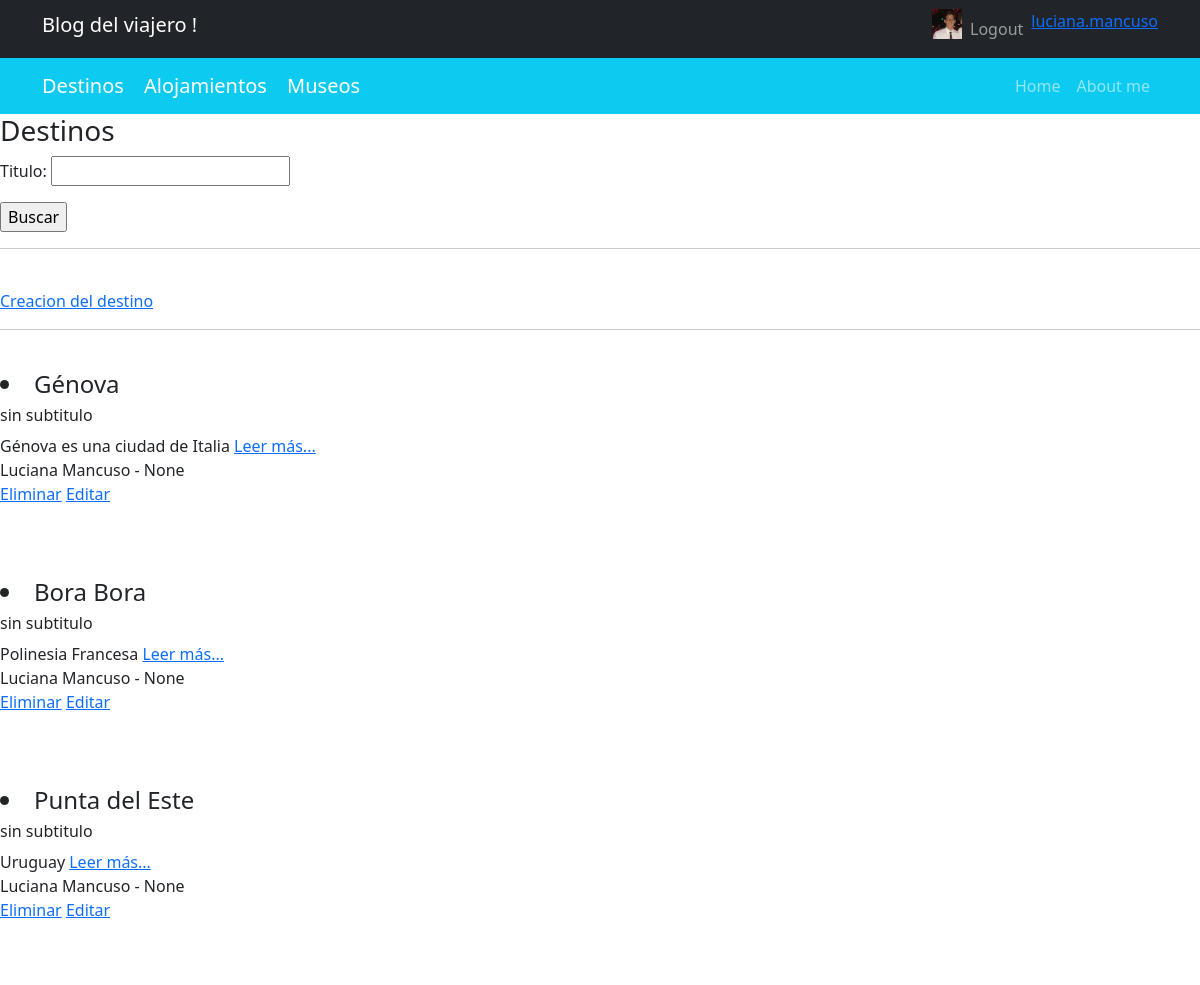
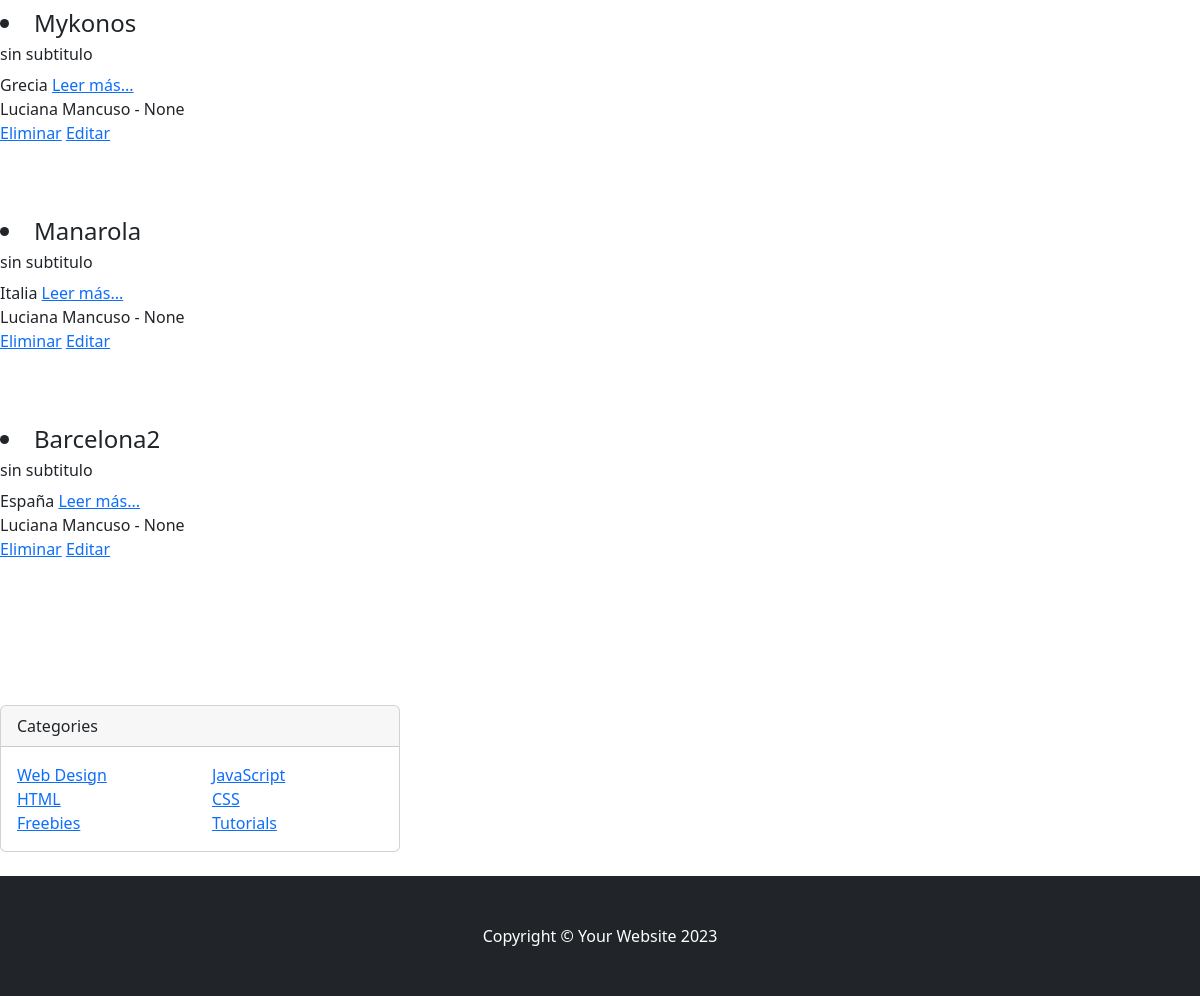
The app's page /blog/destinos/ (signed in), older data (2 pictures, top to bottom).
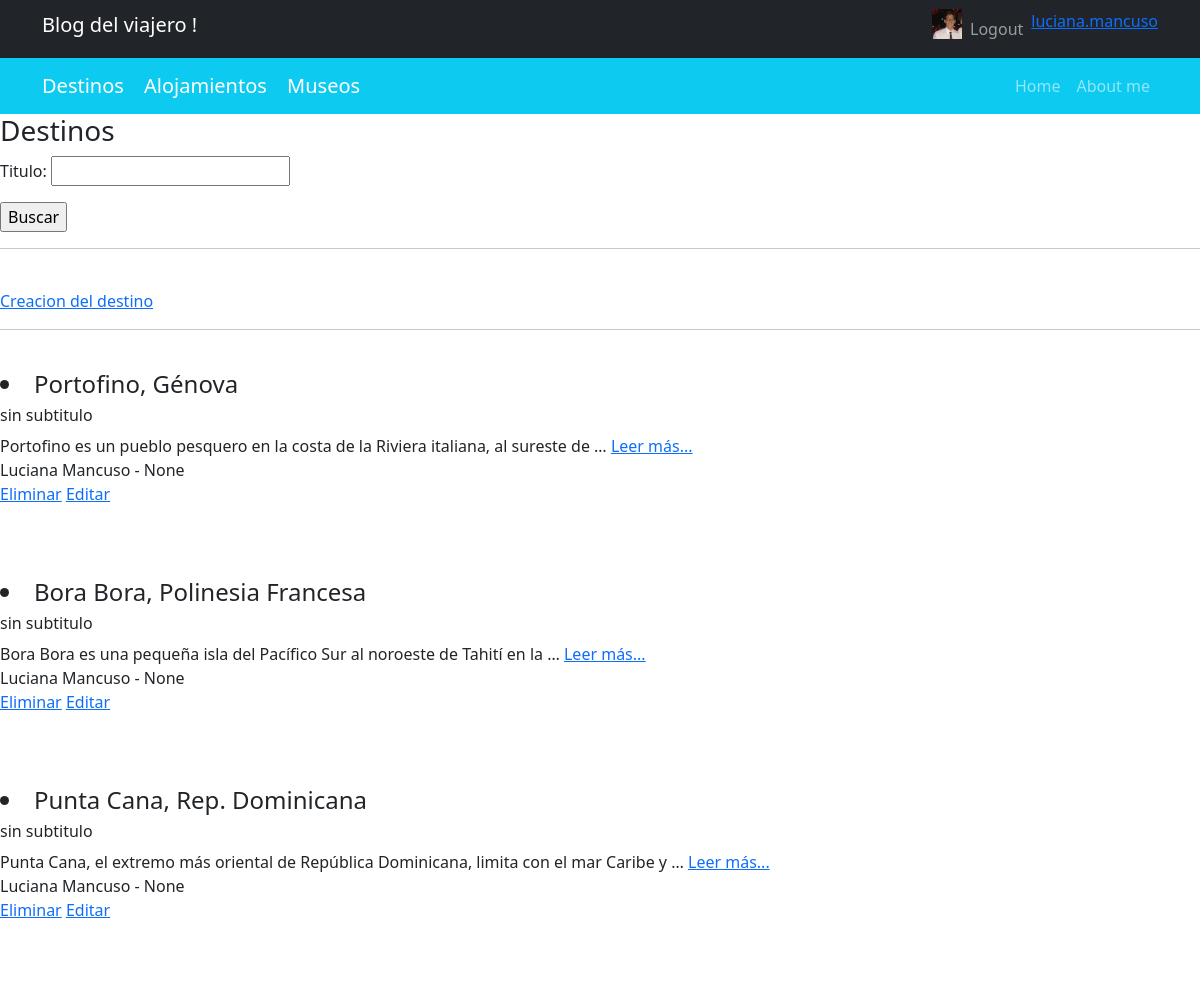
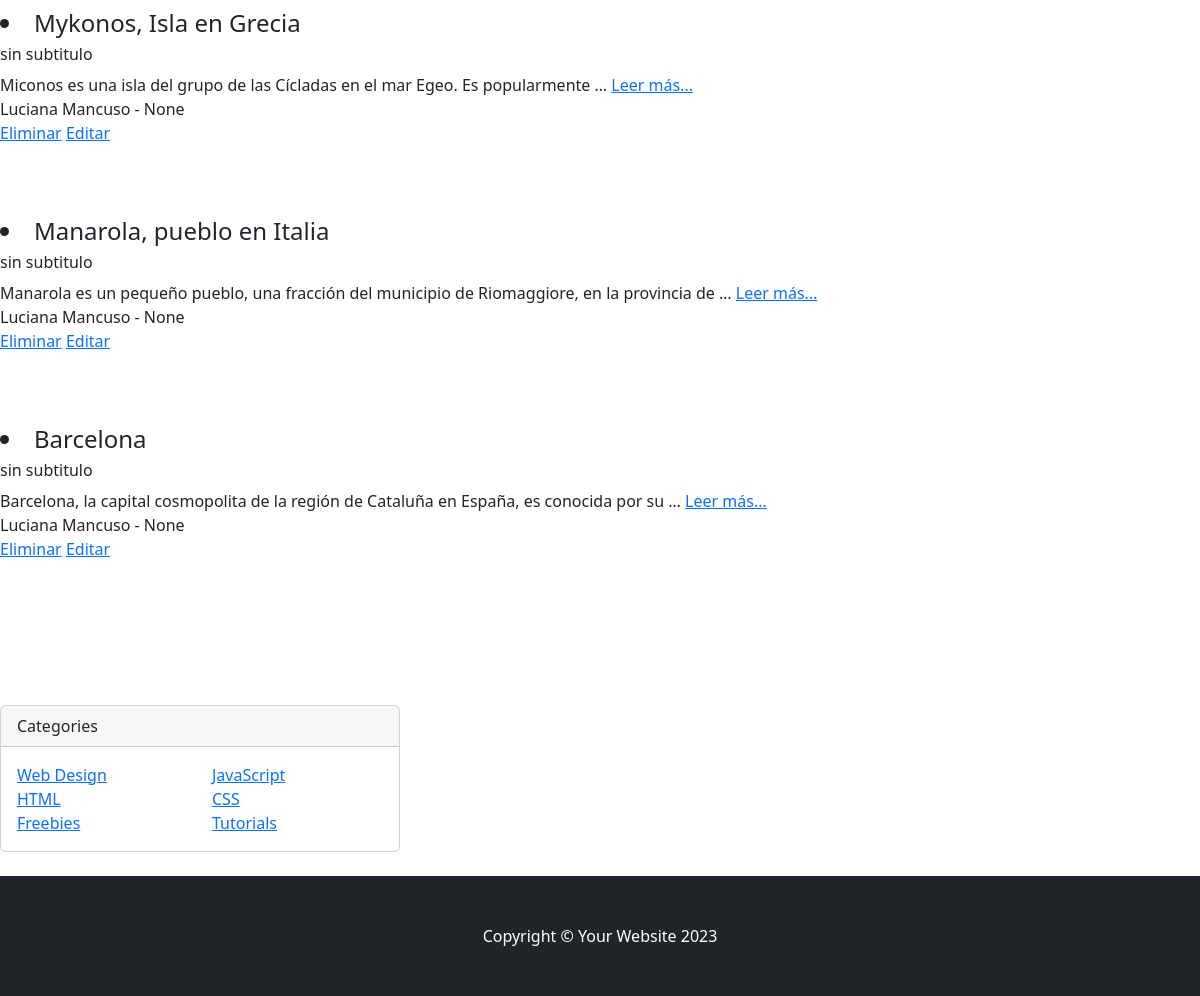
The same page, newer data (2 pictures, top to bottom).
### AppCoder/models.py (models this page shows, shortened)
class Destino(models.Model):
    titulo = models.CharField(max_length=200)
    subtitulo = models.CharField(max_length=100, default="sin subtitulo")
    descripcion = models.TextField()
    autor = models.CharField(max_length=100, default='Autor: Luciana Mancuso')
    fecha= models.DateField(null=True, blank=True)
    imagen = models.ImageField(upload_to='destinos/', null=True, blank=True)

### AppCoder/views.py (the view)
# urls.py: path('destinos/', lista_destinos, name="AppCoderDestinos"),
def lista_destinos(request):
    destinos = Destino.objects.all()
    context={"destinos": destinos, "form_buscar": BusquedaDestinoForm()}
    return render(request, "AppCoder/destinos.html", context=context)

### AppCoder/forms.py
class BusquedaDestinoForm(forms.Form):
    titulo=forms.CharField(max_length=100)

### templates/AppCoder/destinos.html (shortened to what this page needs)
{% extends 'base.html' %}
{% block contenido_cambia %}
    <h3>Destinos</h3>
    <form action="{% url 'AppCoderBuscarDestino' %}">
        {{ form_buscar.as_p }}
        <input type="submit" value="Buscar">
    </form>
<hr><br>
<a href="{% url 'AppCoderCrearDestino' %}">Creacion del destino</a>
<hr><br>
    {% if destinos %}
        {% for destino in destinos %}
        <h4><li>{{ destino.titulo }}</li></h4>
            <h6>{{ destino.subtitulo }}</h6>
                {{ destino.descripcion|truncatewords:15 }} <a href="{% url 'AppCoderDetalle_destino' destino.id %}">Leer más...</a> <br>
                {{ destino.autor }} - {{ destino.fecha}}
                <br>
                <a href="{% url 'AppCoderEliminarDestino' destino.titulo %}">Eliminar</a> <a href="{% url 'AppCoderEditarDestino' destino.titulo %}">Editar</a><br>
                <br>
                <br>
                <br>
        {% endfor %}
    {% else %}
        <h4>No hay destinos hasta el  momento</h4>
    {% endif %}
    <br>
    <br>
    <br>
            <div class="col-lg-4">
                <div class="card mb-4">
                    <div class="card-header">Categories</div>
                    <div class="card-body">
                        <div class="row">
                            <div class="col-sm-6">
                                <ul class="list-unstyled mb-0">
                                    <li><a href="#!">Web Design</a></li>
                                    <li><a href="#!">HTML</a></li>
                                    <li><a href="#!">Freebies</a></li>
                                </ul>
                            </div>
                            <div class="col-sm-6">
                                <ul class="list-unstyled mb-0">
                                    <li><a href="#!">JavaScript</a></li>
                                    <li><a href="#!">CSS</a></li>
                                    <li><a href="#!">Tutorials</a></li>
                                </ul>
                            </div>
                        </div>
                    </div>
                </div>
            </div>
{% endblock %}

Row changes from the older to the newer data that the page shows:
changed Destino: titulo "Génova" → "Portofino, Génova"; descripcion "Génova es una ciudad de Italia" → "Portofino es un pueblo pesquero en la costa de la Riviera italiana, al sureste de …"
changed Destino: titulo "Bora Bora" → "Bora Bora, Polinesia Francesa"; descripcion "Polinesia Francesa" → "Bora Bora es una pequeña isla del Pacífico Sur al noroeste de Tahití en la …"
changed Destino: titulo "Punta del Este" → "Punta Cana, Rep. Dominicana"; descripcion "Uruguay" → "Punta Cana, el extremo más oriental de República Dominicana, limita con el mar Caribe y …"
changed Destino: titulo "Mykonos" → "Mykonos, Isla en Grecia"; descripcion "Grecia" → "Miconos es una isla del grupo de las Cícladas en el mar Egeo. Es popularmente …"
changed Destino: titulo "Manarola" → "Manarola, pueblo en Italia"; descripcion "Italia" → "Manarola es un pequeño pueblo, una fracción del municipio de Riomaggiore, en la provincia de …"
changed Destino: titulo "Barcelona2" → "Barcelona"; descripcion "España" → "Barcelona, la capital cosmopolita de la región de Cataluña en España, es conocida por su …"
